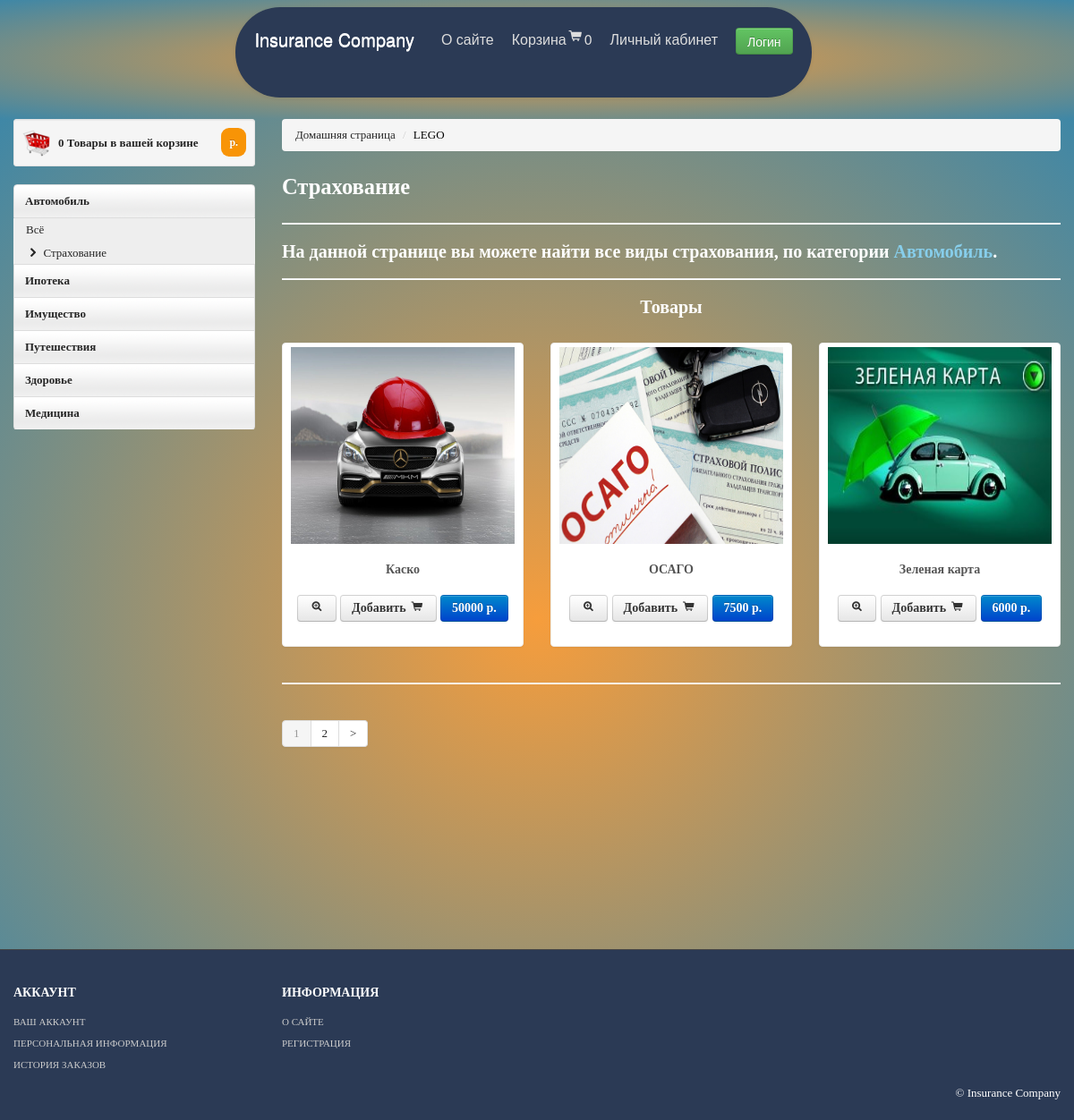
The app's page /catalog/category-1-1 with its own data.
### tables this page shows
CREATE TABLE `category` (
  `id` int NOT NULL,
  `name` varchar(255) NOT NULL,
  `sort_order` int NOT NULL,
  `status` int NOT NULL DEFAULT '1'
);

CREATE TABLE `sub_category` (
  `id` int NOT NULL,
  `name` varchar(255) NOT NULL,
  `sort_order` int NOT NULL,
  `category_id` int NOT NULL,
  `status` int NOT NULL DEFAULT '1'
);

CREATE TABLE `product` (
  `id` int NOT NULL,
  `name` varchar(255) NOT NULL,
  `code` varchar(255) NOT NULL,
  `brand` varchar(255) NOT NULL,
  `price` float NOT NULL,
  `title` varchar(255) DEFAULT NULL,
  `description` text NOT NULL,
  `category_id` int NOT NULL,
  `sub_category_id` int NOT NULL,
  `availability` int NOT NULL,
  `is_featured` int NOT NULL,
  `is_new` int NOT NULL,
  `image` varchar(255) DEFAULT NULL,
  `status` int NOT NULL DEFAULT '1'
);

### app/controllers/CatalogController.php (called while the page is built, shortened)
<?php
class CatalogController
{
    public function actionSubCategory($categoryId, $subCategoryId, $page = 1)
    {
        $categories = Category::getCategoriesList();
        $subCategories = Category::getSubCategoriesList($categoryId);
        $subCategoryProducts = Product::getProductsListBySubCategory($categoryId, $subCategoryId, $page);
        $total = Product::getTotalProductsInSubCategory($subCategoryId);
        $pagination = new Pagination($total, $page, Product::SHOW_BY_DEFAULT, 'page-');
        $totalQuantity = Cart::countItems();
        require_once(ROOT . '/views/catalog/subcategory.php');
        return true;
    }
}

### app/components/Router.php (called while the page is built, shortened)
<?php
class Router {
    private $routes;
    public function __construct()
    {
        $routesPath = ROOT . '/app/config/routes.php';
        $this->routes = include($routesPath);
    }
    private function getURI()
    {
        if (!empty($_SERVER['REQUEST_URI'])) {
            return trim($_SERVER['REQUEST_URI'], '/');
        }
    }
    public function run()
    {
        $uri = $this->getURI();
        foreach ($this->routes as $uriPattern => $path) {
            if (preg_match("~$uriPattern~", $uri)) {
                $internalRoute = preg_replace("~$uriPattern~", $path, $uri);
                $segments = explode('/', $internalRoute);
                $controllerName = array_shift($segments).'Controller';
                $controllerName = ucfirst($controllerName);
                $actionName = 'action'.ucfirst(array_shift($segments));
                $parameters = $segments;
                $controllerFile = ROOT.'/app/controllers/'.$controllerName.'.php';
                if (is_file($controllerFile)) {
                    $controllerObject = new $controllerName;
                }
                $result = call_user_func_array(array($controllerObject, $actionName), $parameters);
                if ($result != null) {
                    break;
                }
            }
        }
    }
}

### index.php (called while the page is built, shortened)
<?php
require __DIR__ . '/vendor/autoload.php';
$router = new Router();
$router->run();

### app/components/Cart.php (called while the page is built, shortened)
<?php
class Cart
{
    public static function countItems()
    {
        if (isset($_SESSION['products'])) {
            $count = 0;
            foreach ($_SESSION['products'] as $id => $quantity) {
                $count = $count + $quantity;
            }
            return $count;
        } else {
            return 0;
        }
    }
}

### app/models/Category.php (called while the page is built, shortened)
<?php
class Category
{
    public static function getCategoriesList()
    {
        $db = Db::getConnection();
        $sql = 'SELECT id, name FROM category '
                . 'WHERE status="1" '
                . 'ORDER BY sort_order ASC';
        $result = $db->query($sql);
        $i = 0;
        $categoryList = array();
        while ($row = $result->fetch()) {
            $categoryList[$i]['id'] = $row['id'];
            $categoryList[$i]['name'] = $row['name'];
            $i++;
        }
        return $categoryList;
    }
    public static function getSubCategoriesList($category_id)
    {
        $status = 1;
        $subCategoryList = array();
        $db = Db::getConnection();
        $sql = 'SELECT id, name, category_id FROM sub_category'
                . ' WHERE status=:status AND category_id=:category_id'
                . ' ORDER BY sort_order ASC';
        $result = $db->prepare($sql);
        $result->bindParam(":status", $status, PDO::PARAM_INT);
        $result->bindParam(":category_id", $category_id, PDO::PARAM_INT);
        $result->setFetchMode(PDO::FETCH_ASSOC);
        $result->execute();
        $i = 0;
        while ($row = $result->fetch()) {
            $subCategoryList[$i]['id'] = $row['id'];
            $subCategoryList[$i]['name'] = $row['name'];
            $subCategoryList[$i]['category_id'] = $row['category_id'];
            $i++;
        }
        return $subCategoryList;
    }
    public static function getSubCategoryName($category_id, $id)
    {
        $status = 1;
        $db = Db::getConnection();
        $sql = 'SELECT name FROM sub_category'
                . ' WHERE status=:status AND category_id=:category_id AND id=:id'
                . ' ORDER BY sort_order ASC';
        $result = $db->prepare($sql);
        $result->bindParam(":status", $status, PDO::PARAM_INT);
        $result->bindParam(":category_id", $category_id, PDO::PARAM_INT);
        $result->bindParam(":id", $id, PDO::PARAM_INT);
        $result->setFetchMode(PDO::FETCH_ASSOC);
        $result->execute();
        if ($row = $result->fetch()) {
            return $name = $row['name'];
        }
        return false;
    }
}

### app/models/Product.php (called while the page is built, shortened)
<?php
class Product
{
    public static function getProductsListBySubCategory($categoryId, $subCategoryId, $page = 1)
    {
        $limit = Product::SHOW_BY_DEFAULT;
        $offset = ($page - 1) * self::SHOW_BY_DEFAULT;
        $db = Db::getConnection();
        $sql = "SELECT id, name, price, is_new FROM product "
                . "WHERE status='1' AND category_id = :category_id AND sub_category_id = :sub_category_id "
                . "ORDER BY id ASC LIMIT :limit OFFSET :offset";
        $result = $db->prepare($sql);
        $result->bindParam(':category_id', $categoryId, PDO::PARAM_INT);
        $result->bindParam(':sub_category_id', $subCategoryId, PDO::PARAM_INT);
        $result->bindParam(':limit', $limit, PDO::PARAM_INT);
        $result->bindParam(':offset', $offset, PDO::PARAM_INT);
        $result->execute();
        $i = 0;
        $products = array();
        while ($row = $result->fetch()) {
            $products[$i]['id'] = $row['id'];
            $products[$i]['name'] = $row['name'];
            $products[$i]['price'] = $row['price'];
            $products[$i]['is_new'] = $row['is_new'];
            $i++;
        }
        return $products;
    }
    public static function getTotalProductsInSubCategory($subcategoryId)
    {
        $db = Db::getConnection();
        $sql = 'SELECT count(id) AS count FROM product WHERE status="1" AND sub_category_id = :sub_category_id';
        $result = $db->prepare($sql);
        $result->bindParam(":sub_category_id", $subcategoryId, PDO::PARAM_INT);
        $result->execute();
        $row = $result->fetch();
        return $row['count'];
    }
    public static function getImage($id)
    {
        $noImage = 'no-image.jpg';
        $path = '/upload/images/products/';
        $pathToProductImage = $path . $id . '.jpg';
        if (file_exists($_SERVER['DOCUMENT_ROOT'].$pathToProductImage)) {
            return $pathToProductImage;
        }
        return $path . $noImage;
    }
}

### app/components/Autoload.php (called while the page is built, shortened)
<?php
function myAutoloader($class_name)
{
    $array_paths = array(
        '/components/',
        '/models/',
        '/controllers/',
    );
    foreach ($array_paths as $path) {
        $path = ROOT . $path . $class_name . '.php';
    }
}

### views/catalog/subcategory.php (the view, shortened to what this page needs)
<?php include ROOT . '/views/layouts/header.php'; ?>
<div id="mainBody">
    <div class="container">
        <div class="row">
            <div id="sidebar" class="span3">
                <div class="well well-small">
                    <a id="myCart" href="/cart/">
                        <img src="/template/themes/images/ico-cart.png" alt="cart">
                        <span id="cart-count">
                            <?php echo $totalQuantity; ?>
                        </span> Товары в вашей корзине
                        <span class="badge badge-warning pull-right">
                            <?php echo $totalPrice; ?> р.
                        </span>
                    </a>
                </div>
                <ul id="sideManu" class="nav nav-tabs nav-stacked">
                    <?php foreach ($categories as $category): ?>
                        <li class="subMenu<?php if ($category['id'] == $categoryId) echo 'open';?>">
                            <a href="#">
                                <?php echo $category['name']; ?>
                            </a>
                            <ul>
                                <li><a href="/catalog/category-<?php echo $category['id'];?>">Всё</a></li>
                                <?php if (!empty(Category::getSubCategoriesList($category['id'])) && is_array(Category::getSubCategoriesList($category['id']))): ?>
                                    <?php foreach (Category::getSubCategoriesList($category['id']) as $subCategory): ?>
                                        <li>
                                            <a href="/catalog/category-<?php echo $category['id']."-".$subCategory['id'];?>">
                                                <i class="icon-chevron-right"></i>
                                                    <?php echo $subCategory['name']; ?>
                                            </a>
                                        </li>
                                    <?php endforeach; ?>
                                <?php endif; ?>
                            </ul>
                        </li>
                    <?php endforeach; ?>
                </ul>
                <br/>
            </div>
            <div class="span9">
                <ul class="breadcrumb">
                    <li><a href="/">Домашняя страница</a> <span class="divider">/</span></li>
                    <li class="active" style="color: black">LEGO</li>
                </ul>
                <h3 class="opt" style="color: white"><?php echo Category::getSubCategoryName($categoryId, $subCategoryId); ?>
                </h3>
                <hr class="soft"/>
                <p class="opt" style="color: white; font-weight: bold; font-size: 20px">
                    На данной странице вы можете найти все виды страхования, по категории <span style="color:skyblue"><strong><?php echo $categories[$categoryId-1]['name']; ?></strong></span>.
                </p>
                <hr class="soft"/>
                <p style="color: white; text-align: center; font-weight: bold;font-size: 20px">Товары</p>
                <br class="clr"/>
                <div class="tab-content">
                    <div class="tab-pane  active" id="blockView">
                        <ul class="thumbnails">
                            <?php if (isset($subCategoryProducts) && is_array($subCategoryProducts)): ?>
                                <?php foreach ($subCategoryProducts as $product): ?>
                                    <li class="span3">
                                        <div class="thumbnail">
                                            <a href="/product/<?php echo $product['id'];?>">
                                                <img class="product" src="<?php echo Product::getImage($product['id']); ?>" alt=""/>
                                            </a>
                                            <div class="caption">
                                                <h5><?php echo $product['name'];?></h5>
                                                <h4 style="text-align:center">
                                                    <a class="btn" href="/product/<?php echo $product['id'];?>">
                                                        <i class="icon-zoom-in"></i>
                                                    </a>
                                                    <a class="btn add-to-cart" data-id="<?php echo $product['id'];?>" href="#">Добавить
                                                        <i class="icon-shopping-cart"></i>
                                                    </a>
                                                    <a class="btn btn-primary" href="#">
                                                        <?php echo $product['price'];?> р.
                                                    </a>
                                                </h4>
                                            </div>
                                        </div>
                                    </li>
                                <?php endforeach; ?>
                            <?php endif; ?>
                        </ul>
                        <hr class="soft"/>
                    </div>
                </div>
                <?php echo $pagination->get(); ?>
                <br class="clr"/>
            </div>
        </div>
    </div>
</div>
<div class="footer" style="margin-top: 200px">
<?php include ROOT . '/views/layouts/footer.php'; ?>

### template/themes/css/base.css (style rules this page uses)
img.product { width: 250px; height: 220px; }
#myCart img { float: left; margin-right: 8px; }
#myCart .badge { padding: 9px; }
#myCart { font-size: 13px; font-weight: bold; line-height: 33px; }
#sidebar ul ul li a { font-size: 12px; }
#sidebar ul { list-style: none; padding: 0; margin: 0; width: 100%; }
#sidebar li a { font-weight: bold; background: url(../images/tabRepeatInactive.png) repeat-x 0 0; color: #262626; }
#sidebar ul li li a { background: #eee; padding-left: 14px; font-weight: normal; display: block; font-size: 13px; line-height: 26px; }
.thumbnail>a { display: block; text-align: center }
.thumbnail h5, .thumbnail p { text-align: center }
[class^="icon-"], [class*=" icon-"] { background-image: none; }
.navbar .nav.pull-right, #sideManu { overflow: hidden; }
#mainBody { background: radial-gradient(#f69d3c, #3f87a6); background-size: cover; background-position: top; font-family: Ouroboros; background-blend-mode: multiply; }

### records on screen
category: name "Автомобиль"
sub_category: name "Страхование"
category: name "Ипотека"
category: name "Имущество"
category: name "Путешествия"
category: name "Здоровье"
category: name "Медицина"
product: shows a picture, name "Каско", price "50000"
product: shows a picture, name "ОСАГО", price "7500"
product: shows a picture, name "Зеленая карта", price "6000"

### other values on screen
$totalQuantity "0"
$text ">"
